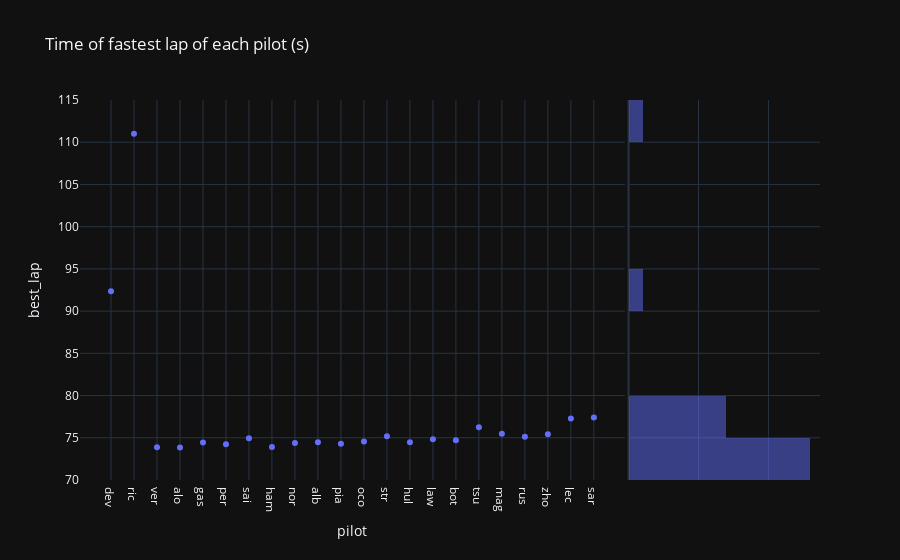

Notebook code for this chart:
### Markdown cell above
### Frontend

#### Last GP

### Code cell
px.scatter(last_gp, x="pilot", y="best_lap", title="Time of fastest lap of each pilot (s)", marginal_y="histogram", template="plotly_dark")

### Figure 1 — Plotly figure (JSON) as saved in the notebook; plotly's stock layout.template omitted (floating-point values rounded to 4 significant figures)
{"data": [{"hovertemplate": "pilot=%{x}<br>best_lap=%{y}<extra></extra>", "legendgroup": "", "marker": {"color": "#636efa", "symbol": "circle"}, "mode": "markers", "name": "", "orientation": "v", "showlegend": false, "type": "scatter", "x": ["dev", "ric", "ver", "alo", "gas", "per", "sai", "ham", "nor", "alb", "pia", "oco", "str", "hul", "law", "bot", "tsu", "mag", "rus", "zho", "lec", "sar"], "xaxis": "x", "y": [92.35, 111.0, 73.89, 73.84, 74.44, 74.23, 74.93, 73.9, 74.39, 74.47, 74.3, 74.57, 75.17, 74.47, 74.82, 74.7, 76.25, 75.49, 75.12, 75.42, 77.28, 77.4], "yaxis": "y"}, {"alignmentgroup": "True", "bingroup": "y", "hovertemplate": "best_lap=%{y}<br>count=%{x}<extra></extra>", "legendgroup": "", "marker": {"color": "#636efa"}, "name": "", "offsetgroup": "", "opacity": 0.5, "showlegend": false, "type": "histogram", "xaxis": "x2", "y": [92.35, 111.0, 73.89, 73.84, 74.44, 74.23, 74.93, 73.9, 74.39, 74.47, 74.3, 74.57, 75.17, 74.47, 74.82, 74.7, 76.25, 75.49, 75.12, 75.42, 77.28, 77.4], "yaxis": "y2"}], "layout": {"barmode": "overlay", "legend": {"tracegroupgap": 0}, "title": {"text": "Time of fastest lap of each pilot (s)"}, "xaxis": {"anchor": "y", "domain": [0, 0.7363], "title": {"text": "pilot"}}, "xaxis2": {"anchor": "y2", "domain": [0.7413, 1], "matches": "x2", "showgrid": true, "showline": false, "showticklabels": false, "ticks": ""}, "yaxis": {"anchor": "x", "domain": [0, 1], "title": {"text": "best_lap"}}, "yaxis2": {"anchor": "x2", "domain": [0, 1], "matches": "y", "showgrid": true, "showticklabels": false}}}
